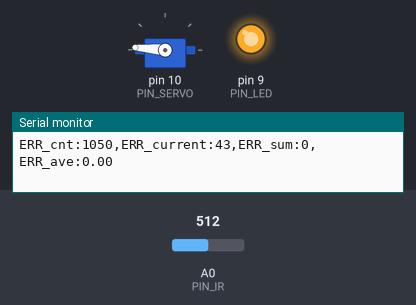
Bench run of a sketch on a simulated Arduino Uno, built with avr-gcc and run on an emulated ATmega328P. Shown: servo, output pins drawn as LEDs (lit = HIGH), the last lines printed to the serial monitor. The inputs (shaded band) are chosen by the test bench; at power-on: A0 (PIN_IR) = 512.

Above: at 0.92 s.
1.3 s: A0 (PIN_IR) set to 716
At 1.49 s:
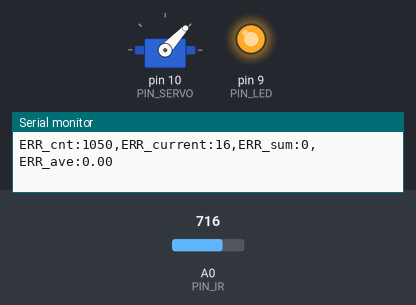
At 3.1 s:
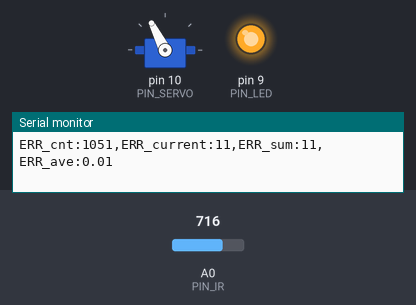
4.3 s: A0 (PIN_IR) set to 511
At 6.56 s:
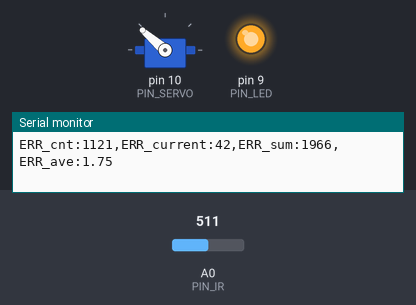
7.3 s: A0 (PIN_IR) set to 601
10.3 s: A0 (PIN_IR) set to 626
11.8 s: A0 (PIN_IR) set to 900
At 13.3 s:
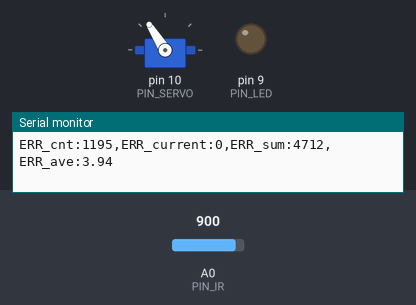
14.8 s: A0 (PIN_IR) set to 1010
Timing chart, 0 to 31.5 s (numbered marks = the images above; inputs shaded):
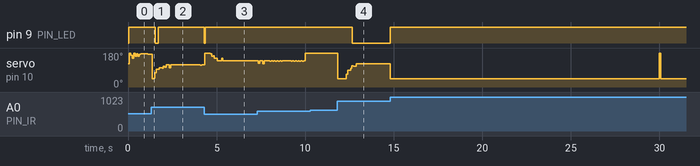

The sketch:

28_PID.ino
```cpp
#include <Servo.h>

// Arduino pin assignment
#define PIN_LED   9
#define PIN_SERVO 10
#define PIN_IR    A0

// Debug mode
#define MODE   2  // 0: serial plotter, 1: serial monitor, 2: evaluation

// Event interval parameters
#define _INTERVAL_DIST    50    // distance sensor interval (unit: ms)
#define _INTERVAL_SERVO   80     // servo interval (unit: ms)

//////////////// DO NOT modify below section!! //////////////////////////
#define _INTERVAL_SERIAL  100    // serial interval (unit: ms)
#define _INTERVAL_MOVE    10000  // Target move interval (unit: ms)
/////////////////////////////////////////////////////////////////////////

// EMA filter configuration for the IR distance sensor
#define _EMA_ALPHA 0.2    // EMA weight of new sample (range: 0 to 1)
                          // Setting EMA to 1 effectively disables EMA filter

// Servo adjustment - Set _DUTY_MAX, _NEU, _MIN with your own numbers
#define _DUTY_MAX 3000 // 2000
#define _DUTY_NEU 1800 // 1500
#define _DUTY_MIN 1000 // 1000

#define _SERVO_ANGLE_DIFF  70  // Replace with |D - E| degree
#define _SERVO_SPEED       1000  // servo speed

// PID parameters

#define _KI 0.1   // integral gain
#define _ITERM_MAX 10

// global variables

Servo myservo;      // Servo instance
float dist_ema;     // filtered distance
float _KP = 7;   // proportional gain
float _KD = 140;   // derivative gain

// Event periods
unsigned long last_sampling_time_dist, last_sampling_time_servo, last_sampling_time_serial; // unit: ms
bool event_dist, event_servo, event_serial; // event triggered?

//////////////// DO NOT modify below section!! /////////////////////////
unsigned long error_sum, error_cnt, toggle_cnt;
unsigned long last_sampling_time_move; // unit: msec
float dist_target = 55;

#define _TIME_TO_STABILIZE  3000  // time to control
#define _ERROR_ALLOWED      3     // allowable error (unit: mm)
////////////////////////////////////////////////////////////////////////

// Servo speed control
int duty_chg_per_interval;     // maximum duty difference per interval

// Servo position
int duty_target, duty_current;

// PID variables
int error_current, error_prev;
float pterm, dterm, iterm;

void setup() {
  // initialize GPIO pins
  pinMode(PIN_LED,OUTPUT);

  myservo.attach(PIN_SERVO);
  duty_target = duty_current = _DUTY_NEU;
  myservo.writeMicroseconds(duty_current);

  // convert angle speed into duty change per interval
  duty_chg_per_interval =
    (float)(_DUTY_MAX - _DUTY_MIN) * ((float)_SERVO_SPEED / _SERVO_ANGLE_DIFF) * (_INTERVAL_SERVO / 1000.0);

  error_cnt = 1050;

  // initialize serial port
  Serial.begin(1000000);
}

void loop() {

  unsigned long time_current = millis();
  // wait until next event time
  if (time_current >= (last_sampling_time_dist + _INTERVAL_DIST)) {
    last_sampling_time_dist += _INTERVAL_DIST;
    event_dist = true;
  }
  if (time_current >= (last_sampling_time_servo + _INTERVAL_SERVO)) {
    last_sampling_time_servo += _INTERVAL_SERVO;
    event_servo = true;
  }
  if (time_current >= (last_sampling_time_serial + _INTERVAL_SERIAL)) {
    last_sampling_time_serial += _INTERVAL_SERIAL;
    event_serial = true;
  }

  if (time_current <= 2000){
    _KP = 12.5;

  } else if (dist_target <= 55){
    _KP = 4;
    _KD = 140;

  }else{
    _KP = 7;
    _KD = 140;

  }

//////////////// DO NOT modify below section!! /////////////////////////
  if (time_current >= (last_sampling_time_move + _INTERVAL_MOVE)) {
        last_sampling_time_move += _INTERVAL_MOVE;
        dist_target = 310 - dist_target;
        if (MODE == 2 && ++toggle_cnt == 5) {
          Serial.println("--------------------------------------------------");
          Serial.print("ERR_cnt:");
          Serial.print(error_cnt);
          Serial.print(",ERR_sum:");
          Serial.print(error_sum);
          Serial.print(",ERR_ave:");
          Serial.println(error_sum / (float) error_cnt);
          exit(0);
        }
  }
////////////////////////////////////////////////////////////////////////


  if (event_dist) {
    float dist_filtered; // unit: mm
    int control;

    event_dist = false;

    // get a distance reading from the distance sensor
    dist_filtered = volt_to_distance(ir_sensor_filtered(10, 0.5, 0));
    dist_ema = _EMA_ALPHA * dist_filtered + (1.0 - _EMA_ALPHA) * dist_ema;

    // PID control logic
    error_current = dist_target - dist_ema;

//////////////// DO NOT modify below section!! /////////////////////////
    if (time_current >= last_sampling_time_move + _TIME_TO_STABILIZE) {
      error_cnt++;
      if (abs(error_current) > _ERROR_ALLOWED) {
        error_sum += abs(error_current);
      }
    }
    if (abs(error_current) <= _ERROR_ALLOWED) {
      digitalWrite(PIN_LED, 0);
    } else {
      digitalWrite(PIN_LED, 1);
    }
////////////////////////////////////////////////////////////////////////

    pterm = _KP * error_current;
    dterm = _KD * (error_current - error_prev);
    iterm += _KI * error_current;

    control = pterm + dterm + iterm;
    error_prev = error_current;

    duty_target = _DUTY_NEU + control;


    if (abs(iterm) > _ITERM_MAX) {
      iterm = 0;
    }
    if (iterm > _ITERM_MAX){
       iterm =  _ITERM_MAX;
    }
    if (iterm < -_ITERM_MAX){
      iterm = -_ITERM_MAX;
    }


    // Limit duty_target within the range of [_DUTY_MIN, _DUTY_MAX]
    if (duty_target < _DUTY_MIN)
      duty_target = _DUTY_MIN; // lower limit
    if (duty_target > _DUTY_MAX)
      duty_target = _DUTY_MAX; // upper limit
  }

  if (event_servo) {
    event_servo = false;

    // adjust duty_current toward duty_target by duty_chg_per_interval
    if (duty_target > duty_current) {
      duty_current += duty_chg_per_interval;
      if (duty_current > duty_target)
        duty_current = duty_target;
    } else {
      duty_current -= duty_chg_per_interval;
      if (duty_current < duty_target)
        duty_current = duty_target;
    }

    // update servo position
    myservo.writeMicroseconds(duty_current);
  }

  //////////////// DO NOT modify below section!! /////////////////////////
  if (event_serial) {
    event_serial = false;

    if (MODE == 0) { // use for debugging with serial plotter
      Serial.print("MIN:0,MAX:310,TARGET:"); Serial.print(dist_target);
      Serial.print(",DIST:");                Serial.print(dist_ema);
      Serial.print(",ERR_ave(10X):");        Serial.println(error_sum / (float) error_cnt * 10);
    }

    if (MODE == 1) { // use for debugging with serial monitor
      Serial.print("MIN:0,MAX:310,TARGET:"); Serial.print(dist_target);
      Serial.print(",DIST:");    Serial.print(dist_ema);
      Serial.print(",pterm:");   Serial.print(pterm);
      Serial.print(",dterm:");   Serial.print(dterm);
      Serial.print(",iterm:");   Serial.print(iterm);
      Serial.print(",ERR_cnt:"); Serial.print(error_cnt);
      Serial.print(",ERR_sum:"); Serial.print(error_sum);
      Serial.print("TIEM: "); Serial.print(time_current);
      Serial.print("KP: "); Serial.print(_KP);
      Serial.print(",ERR_current:"); Serial.print(abs(error_current));
      Serial.print(",ERR_ave:"); Serial.println(error_sum / (float) error_cnt);
    }

    if (MODE == 2) { // use for evaluation
      Serial.print("ERR_cnt:");
      Serial.print(error_cnt);
      Serial.print(",ERR_current:");
      Serial.print(abs(error_current));
      Serial.print(",ERR_sum:");
      Serial.print(error_sum);
      Serial.print(",ERR_ave:");
      Serial.println(error_sum / (float) error_cnt);
    }
  }
}
/////////////////////////////////////////////////////////////////////////

float volt_to_distance(int a_value)
{
  // Replace next line into your own equation
  // return (6762.0 / (a_value - 9) - 4.0) * 10.0;
  // return 611 + (-2.17 * a_value) + (1.96E-03 * pow(a_value,2)); //- 42
  return 594 + (-2.14*a_value) + (1.96E-03 * pow(a_value,2)); //-50
  //return 940 + (-5.48*a_value) + (0.0117* pow(a_value,2)) + (-8.7E-06 * pow(a_value,3));

}

int compare(const void *a, const void *b) {
  return (*(unsigned int *)a - *(unsigned int *)b);
}

unsigned int ir_sensor_filtered(unsigned int n, float position, int verbose)
{
  // Eliminate spiky noise of an IR distance sensor by repeating measurement and taking a middle value
  // n: number of measurement repetition
  // position: the percentile of the sample to be taken (0.0 <= position <= 1.0)
  // verbose: 0 - normal operation, 1 - observing the internal procedures, and 2 - calculating elapsed time.
  // Example 1: ir_sensor_filtered(n, 0.5, 0) => return the median value among the n measured samples.
  // Example 2: ir_sensor_filtered(n, 0.0, 0) => return the smallest value among the n measured samples.
  // Example 3: ir_sensor_filtered(n, 1.0, 0) => return the largest value among the n measured samples.

  // The output of Sharp infrared sensor includes lots of spiky noise.
  // To eliminate such a spike, ir_sensor_filtered() performs the following two steps:
  // Step 1. Repeat measurement n times and collect n * position smallest samples, where 0 <= postion <= 1.
  // Step 2. Return the position'th sample after sorting the collected samples.

  // returns 0, if any error occurs

  unsigned int *ir_val, ret_val;
  unsigned int start_time;

  if (verbose >= 2)
    start_time = millis();

  if ((n == 0) || (n > 100) || (position < 0.0) || (position > 1))
    return 0;

  if (position == 1.0)
    position = 0.999;

  if (verbose == 1) {
    Serial.print("n: "); Serial.print(n);
    Serial.print(", position: "); Serial.print(position);
    Serial.print(", ret_idx: ");  Serial.println((unsigned int)(n * position));
  }

  ir_val = (unsigned int *)malloc(sizeof(unsigned int) * n);
  if (ir_val == NULL)
    return 0;

  if (verbose == 1)
    Serial.print("IR:");

  for (int i = 0; i < n; i++) {
    ir_val[i] = analogRead(PIN_IR);
    if (verbose == 1) {
        Serial.print(" ");
        Serial.print(ir_val[i]);
    }
  }

  if (verbose == 1)
    Serial.print  ("  => ");

  qsort(ir_val, n, sizeof(unsigned int), compare);
  ret_val = ir_val[(unsigned int)(n * position)];

  if (verbose == 1) {
    for (int i = 0; i < n; i++) {
        Serial.print(" ");
        Serial.print(ir_val[i]);
    }
    Serial.print(" :: ");
    Serial.println(ret_val);
  }
  free(ir_val);

  if (verbose >= 2) {
    Serial.print("Elapsed time: "); Serial.print(millis() - start_time); Serial.println("ms");
  }

  return ret_val;
}
```

Measured:
- after the input at 1.3 s, pin 9 (PIN_LED): HIGH → LOW after 0.25 s, → HIGH 0.15 s later
- after the input at 4.3 s, pin 9 (PIN_LED): HIGH → LOW at once, → HIGH 0.05 s later
- after the input at 11.8 s, pin 9 (PIN_LED): HIGH → LOW after 0.85 s
